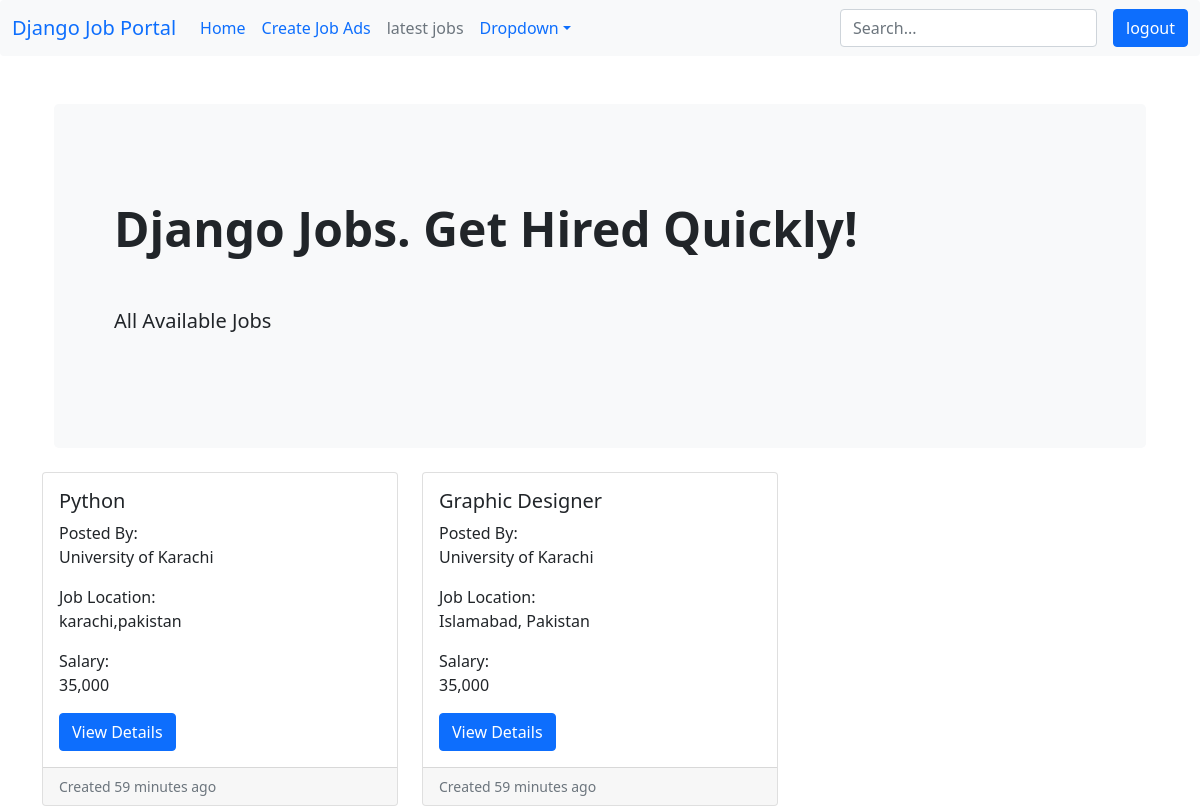
/job-listing/ (signed in), run on the app's committed database.
### job/models.py (models this page shows, shortened)
class Job(models.Model):
    user=models.ForeignKey(User,on_delete=models.CASCADE)
    company=models.ForeignKey(Company,on_delete=models.CASCADE)
    title = models.CharField(max_length=100)
    location=models.CharField(max_length=100)
    salary=models.PositiveIntegerField(default=35000)
    requirements=models.TextField()
    ideal_candidates=models.TextField()
    is_available=models.BooleanField(default=True)
    timestamp=models.DateTimeField(auto_now_add=True)

### company/models.py (models this page shows)
class Company(models.Model):
    user=models.OneToOneField(User,on_delete=models.CASCADE)
    name=models.CharField(max_length=100,null=True,blank=True)
    est_date=models.CharField(max_length=100,null=True,blank=True)
    city=models.CharField(max_length=100,null=True,blank=True)
    state=models.CharField(max_length=100,null=True,blank=True)
    def __str__(self):
        return self.name

### website/views.py (the view)
# urls.py: path('job-listing/',views.job_listing,name='job-listing'),
def job_listing(request):
    jobs=Job.objects.filter(is_available=True)
    context={'jobs':jobs}
    return render(request, 'website/job_listing.html',context)

### templates/website/job_listing.html
{% extends "base.html" %}
{% load humanize %}
{% block content %}
    <section class="container mt-5">
        <div class="p-5 mb-4 bg-light rounded-3">
            <div class="container-fluid py-5">
                <h2 class="display-5 fw-bold">Django Jobs. Get Hired Quickly!</h2><br>
                <p class="col-md-8 fs-5 mt-3">
                    All Available Jobs
                </p>
            </div>
        </div>
    </section>
    <div class="row row-cols-1 row-cols-md-3 g-4">
        {% if jobs %}
        {% for job in jobs %}
        <div class="col">
            <div class="card h-100">
                <div class="card-body">
                    <h5 class="card-title">{{job.title}}</h5>
                    <p class="card-text"> Posted By: <br> {{job.company}}</p>
                    <p class="card-text">Job Location:<br> {{job.location}}</p>
                    <p class="card-text">Salary:<br> {{job.salary|intcomma}}</p>
                    <a class="btn btn-primary btn-small" href="#">View Details</a>
                </div>
                <div class="card-footer">
                    <small class="text-muted">Created {{job.timestamp|naturaltime}}</small>
                </div>
            </div>
        </div>
        {% endfor %}
        {% endif %}
    </div>
{% endblock content %}

### data on the page
Job: title "Python", company "University of Karachi", location "karachi,pakistan", salary "35,000", timestamp "59 minutes ago"
Job: title "Graphic Designer", company "University of Karachi", location "Islamabad, Pakistan", salary "35,000", timestamp "59 minutes ago"
